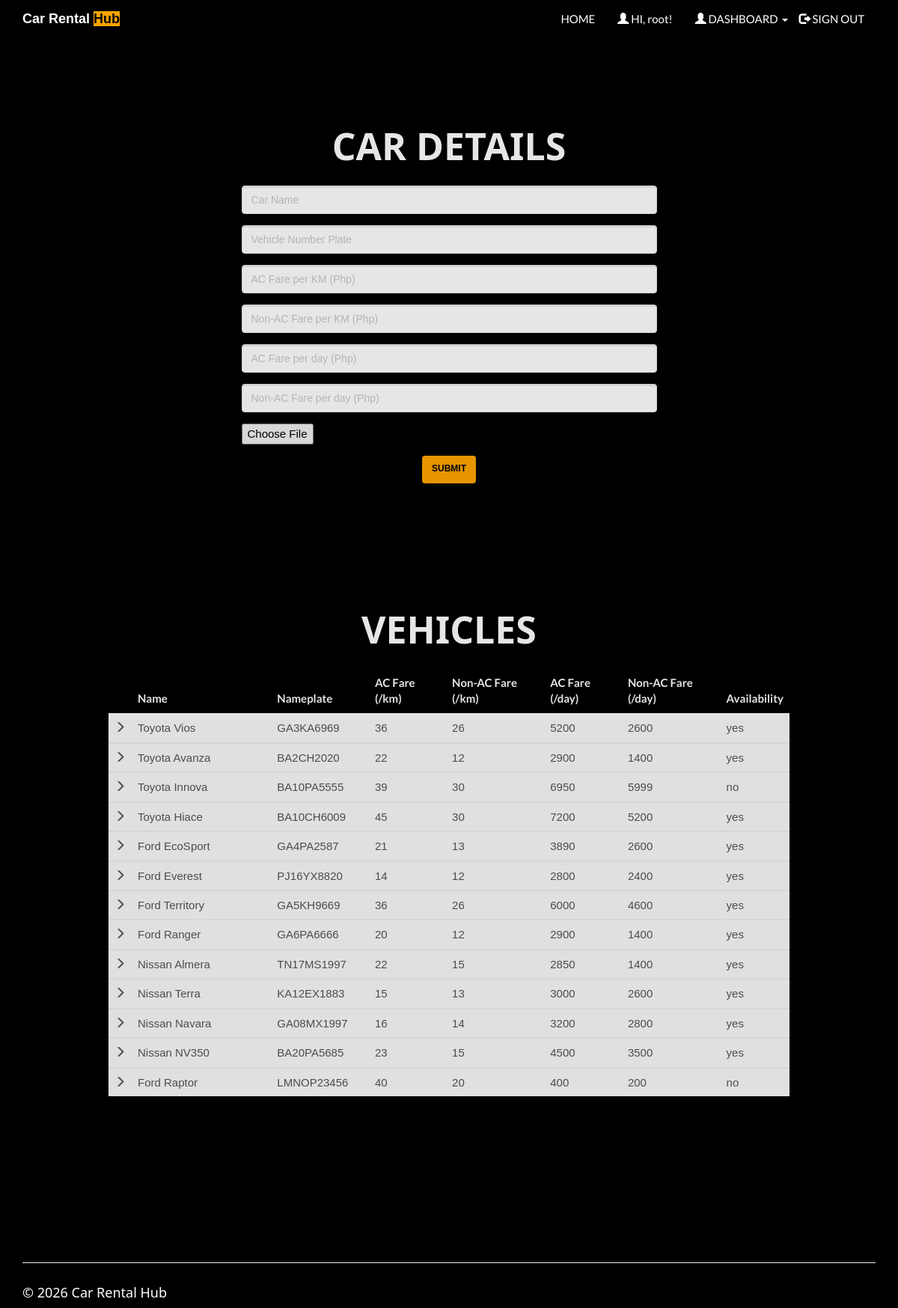
The page /entercar.php (signed in) on the database its author committed.
### tables this page shows
CREATE TABLE `cars` (
  `car_id` int(20) NOT NULL,
  `car_name` varchar(50) NOT NULL,
  `car_nameplate` varchar(50) NOT NULL,
  `car_img` varchar(50) DEFAULT 'NA',
  `ac_price` float NOT NULL,
  `non_ac_price` float NOT NULL,
  `ac_price_per_day` float NOT NULL,
  `non_ac_price_per_day` float NOT NULL,
  `car_availability` varchar(10) NOT NULL
);

### entercar.php (the view, shortened to what this page needs)
<!DOCTYPE html>
<html>
<?php
include('session_client.php'); ?>
<head>
    <link rel="stylesheet" href="assets/bootstrap/css/bootstrap.min.css">
    <link rel="stylesheet" href="assets/fonts/font-awesome.min.css">
    <link rel="stylesheet" type="text/css" href="assets/css/customerlogin.css">
    <link rel="stylesheet" href="assets/w3css/w3.css">
    <link rel="stylesheet" type="text/css" media="screen" href="assets/css/clientpage.css" />
</head>
<body style="background-color: black;">
    <nav class="navbar navbar-custom navbar-fixed-top" role="navigation" style="color: black">
        <div class="container">
            <div class="navbar-header">
                    <a class="navbar-brand page-scroll" style="font-weight: bold" href="index.php">
    Car Rental <span class="highlight" style="font-weight: bold; color: black; background-color: #FFA500;"> Hub </span>
</a>
            </div>
            <?php
                if(isset($_SESSION['login_client'])){
            ?>
            <div class="collapse navbar-collapse navbar-right navbar-main-collapse">
    <ul class="nav navbar-nav">
        <li>
            <a href="index.php" style="color: white;">HOME</a>
        </li>
        <li>
            <a href="#" style="color: white;"><span class="glyphicon glyphicon-user"></span> HI, <?php echo $_SESSION['login_client']; ?>!</a>
        </li>
        <li>
            <ul class="nav navbar-nav navbar-right">
                <li class="dropdown">
                    <a href="#" class="dropdown-toggle active" data-toggle="dropdown" role="button" aria-haspopup="true" aria-expanded="false" style="color: white;">
                        <span class="glyphicon glyphicon-user"></span> DASHBOARD <span class="caret"></span>
                    </a>
                </li>
            </ul>
        </li>
        <li>
            <a href="logout.php" style="color: white;"><span class="glyphicon glyphicon-log-out"></span> SIGN OUT</a>
        </li>
    </ul>
</div>
            <?php
                }
                ?>
        </div>
    </nav>
    <div class="container" style="margin-top: 65px;" >
    <div class="col-md-7" style="float: none; margin: 0 auto;">
      <div class="form-area" style="background-color: black;  border: none;">
        <form role="form" action="entercar1.php" enctype="multipart/form-data" method="POST">
        <br style="clear: both">
        <h3 style="margin-bottom: 25px; text-align: center; color: white; font-size: 50px; font-weight:bold;"> CAR DETAILS </h3>
          <div class="form-group">
            <input type="text" class="form-control" id="car_name" name="car_name" placeholder="Car Name " required autofocus="">
          </div>
          <div class="form-group">
            <input type="text" class="form-control" id="car_nameplate" name="car_nameplate" placeholder="Vehicle Number Plate" required>
          </div>
          <div class="form-group">
            <input type="text" class="form-control" id="ac_price" name="ac_price" placeholder="AC Fare per KM (Php)" required>
          </div>
          <div class="form-group">
            <input type="text" class="form-control" id="non_ac_price" name="non_ac_price" placeholder="Non-AC Fare per KM (Php)" required>
          </div>
          <div class="form-group">
            <input type="text" class="form-control" id="ac_price_per_day" name="ac_price_per_day" placeholder="AC Fare per day (Php)" required>
          </div>
          <div class="form-group">
            <input type="text" class="form-control" id="non_ac_price_per_day" name="non_ac_price_per_day" placeholder="Non-AC Fare per day (Php)" required>
          </div>
          <div class="form-group">
            <input name="uploadedimage" type="file" style="color: black;" >
          </div>
          <div class="form-group text-center">
            <button type="submit" id="submit" name="submit" class="btn btn-warning" style="background-color: #FFA500; color:black; border-color: #FFA500;">Submit</button>
          </div>
        </form>
      </div>
    </div>
        <div class="col-md-12" style="float: none; margin: 0 auto;">
        <div class="form-area" style="padding: 0px 100px 100px 100px; background-color: black; border: none;">
        <form action="" method="POST">
        <br style="clear: both">
          <h3 style="margin-bottom: 25px; text-align: center; color:white; font-size: 50px; font-weight:bold;"> VEHICLES </h3>
<?php
$user_check=$_SESSION['login_client'];
$sql = "SELECT * FROM cars WHERE car_id IN (SELECT car_id FROM clientcars WHERE client_username='$user_check');";
$result = mysqli_query($conn, $sql);
if (mysqli_num_rows($result) > 0) {
  ?>
<div style="overflow-x:auto;">
<table class="table table-striped" style="background-color: black;">
<thead class="custom-header">
    <tr>
        <th></th>
        <th width="24%"> Name</th>
        <th width="15%"> Nameplate </th>
        <th width="13%"> AC Fare (/km) </th>
        <th width="17%"> Non-AC Fare (/km)</th>
        <th width="13%"> AC Fare (/day)</th>
        <th width="17%"> Non-AC Fare (/day)</th>
        <th width="1%"> Availability </th>
    </tr>
</thead>
    <tbody class="custom-tbody">
    <?PHP
      while($row = mysqli_fetch_assoc($result)){
    ?>
  <tbody>
    <tr>
      <td> <span class="glyphicon glyphicon-menu-right"></span> </td>
      <td><?php echo $row["car_name"]; ?></td>
      <td><?php echo $row["car_nameplate"]; ?></td>
      <td><?php echo $row["ac_price"]; ?></td>
      <td><?php echo $row["non_ac_price"]; ?></td>
      <td><?php echo $row["ac_price_per_day"]; ?></td>
      <td><?php echo $row["non_ac_price_per_day"]; ?></td>
      <td><?php echo $row["car_availability"]; ?></td>
    </tr>
  </tbody>
  <?php } ?>
  </table>
  </div>
    <br>
  <?php } else { ?>
  <h4><center>0 Cars available</center> </h4>
  <?php } ?>
        </form>
</div>
        </div>
    </div>
</body>
<footer class="site-footer" style="color: white;">
    <div class="container">
        <hr>
        <div class="row">
            <div class="col-sm-6">
                <h5 style="color: white;">© <?php echo date("Y"); ?> Car Rental Hub</h5>
            </div>
        </div>
    </div>
</footer>
</html>

### assets/css/customerlogin.css (style rules this page uses)
body, html { height: 100%; }
body { padding-top: 50px; background-size: 100%; }
footer { display: block; }

### assets/w3css/w3.css (style rules this page uses)
*,*:before,*:after { box-sizing:inherit }
html { -ms-text-size-adjust:100%;-webkit-text-size-adjust:100% }
body { margin:0 }
article,aside,details,figcaption,figure,footer,header,main,menu,nav,section,summary { display:block }
a { background-color:transparent;-webkit-text-decoration-skip:objects }
hr { box-sizing:content-box;height:0;overflow:visible }
button,input,select,textarea { font:inherit;margin:0 }
button,input { overflow:visible }
button,select { text-transform:none }
button,html [type=button],[type=reset],[type=submit] { -webkit-appearance:button }
html,body { font-family:Verdana,sans-serif;font-size:15px;line-height:1.5 }
html { overflow-x:hidden }
h3 { font-size:24px }
h5 { font-size:18px }
h1,h2,h3,h4,h5,h6 { font-family:"Segoe UI",Arial,sans-serif;font-weight:400;margin:10px 0 }
hr { border:0;border-top:1px solid #eee;margin:20px 0 }
a { color:inherit }

### assets/css/clientpage.css (style rules this page uses)
.form-area { background-color: #FAFAFA; padding: 10px 40px 60px; margin: 10px 0px 60px; border: 1px solid GREY; opacity: 0.9; }

### entercar.php (style rules this page uses)
.navbar { background-color: black; color: white; }
.navbar-nav .dropdown .dropdown-toggle::after { background-color: transparent !important; }
.navbar-nav > li > a, .dropdown-menu > li > a { font-family: 'Lato', sans-serif; }
body { background-color: black; }
.form-area { background-color: black; }
.navbar { background-color: black; }
.navbar-custom .navbar-brand { color: white; }
.custom-header { font-family: 'Lato', sans-serif; font-weight: 10; color: white; }

### rows shown on the page
cars: car_name "Toyota Vios", car_nameplate "GA3KA6969", ac_price "36", non_ac_price "26", ac_price_per_day "5200", non_ac_price_per_day "2600", car_availability "yes"
cars: car_name "Toyota Avanza", car_nameplate "BA2CH2020", ac_price "22", non_ac_price "12", ac_price_per_day "2900", non_ac_price_per_day "1400", car_availability "yes"
cars: car_name "Toyota Innova", car_nameplate "BA10PA5555", ac_price "39", non_ac_price "30", ac_price_per_day "6950", non_ac_price_per_day "5999", car_availability "no"
cars: car_name "Toyota Hiace", car_nameplate "BA10CH6009", ac_price "45", non_ac_price "30", ac_price_per_day "7200", non_ac_price_per_day "5200", car_availability "yes"
cars: car_name "Ford EcoSport", car_nameplate "GA4PA2587", ac_price "21", non_ac_price "13", ac_price_per_day "3890", non_ac_price_per_day "2600", car_availability "yes"
cars: car_name "Ford Everest", car_nameplate "PJ16YX8820", ac_price "14", non_ac_price "12", ac_price_per_day "2800", non_ac_price_per_day "2400", car_availability "yes"
cars: car_name "Ford Territory", car_nameplate "GA5KH9669", ac_price "36", non_ac_price "26", ac_price_per_day "6000", non_ac_price_per_day "4600", car_availability "yes"
cars: car_name "Ford Ranger", car_nameplate "GA6PA6666", ac_price "20", non_ac_price "12", ac_price_per_day "2900", non_ac_price_per_day "1400", car_availability "yes"
cars: car_name "Nissan Almera", car_nameplate "TN17MS1997", ac_price "22", non_ac_price "15", ac_price_per_day "2850", non_ac_price_per_day "1400", car_availability "yes"
cars: car_name "Nissan Terra", car_nameplate "KA12EX1883", ac_price "15", non_ac_price "13", ac_price_per_day "3000", non_ac_price_per_day "2600", car_availability "yes"
cars: car_name "Nissan Navara", car_nameplate "GA08MX1997", ac_price "16", non_ac_price "14", ac_price_per_day "3200", non_ac_price_per_day "2800", car_availability "yes"
cars: car_name "Nissan NV350", car_nameplate "BA20PA5685", ac_price "23", non_ac_price "15", ac_price_per_day "4500", non_ac_price_per_day "3500", car_availability "yes"
cars: car_name "Ford Raptor", car_nameplate "LMNOP23456", ac_price "40", non_ac_price "20", ac_price_per_day "400", non_ac_price_per_day "200", car_availability "no"

### other values the page prints
$_SESSION['login_client'] "root"
